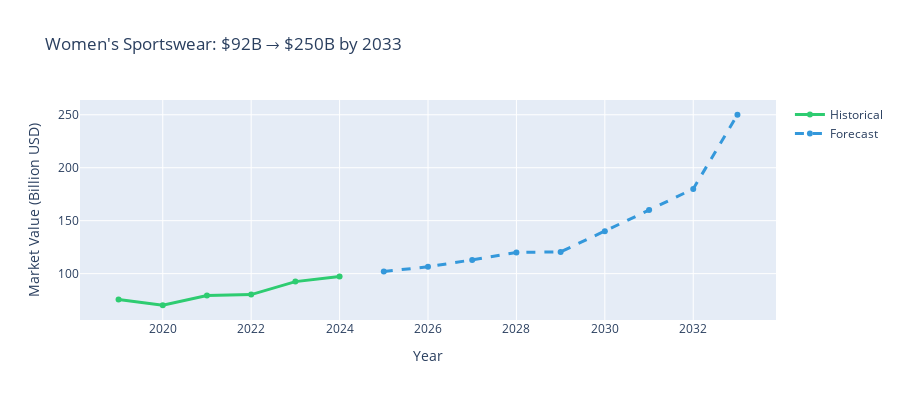

The notebook cell this image was saved under:
### Code cell
# Chart 2: Market growth projection
fig2 = go.Figure()

historical = market[market['segment'] != 'forecast']
forecast = market[market['segment'] == 'forecast']

fig2.add_trace(go.Scatter(
    x=historical['year'],
    y=historical['market_value_billion_usd'],
    name='Historical',
    mode='lines+markers',
    line=dict(color='#2ecc71', width=3)
))

fig2.add_trace(go.Scatter(
    x=forecast['year'],
    y=forecast['market_value_billion_usd'],
    name='Forecast',
    mode='lines+markers',
    line=dict(color='#3498db', width=3, dash='dash')
))

fig2.update_layout(
    title="Women's Sportswear: $92B → $250B by 2033",
    xaxis_title="Year",
    yaxis_title="Market Value (Billion USD)",
    height=400
)

fig2.show()

### Figure 1 — Plotly figure (JSON) as saved in the notebook; plotly's stock layout.template omitted (floating-point values rounded to 4 significant figures)
{"data": [{"line": {"color": "#2ecc71", "width": 3}, "mode": "lines+markers", "name": "Historical", "type": "scatter", "x": [2019, 2020, 2021, 2022, 2023, 2024], "y": [75.64, 70.17, 79.43, 80.22, 92.48, 97.32]}, {"line": {"color": "#3498db", "dash": "dash", "width": 3}, "mode": "lines+markers", "name": "Forecast", "type": "scatter", "x": [2025, 2026, 2027, 2028, 2029, 2030, 2031, 2032, 2033], "y": [102.0, 106.5, 113, 120, 120.5, 140, 160, 180, 250]}], "layout": {"height": 400, "title": {"text": "Women's Sportswear: $92B → $250B by 2033"}, "xaxis": {"title": {"text": "Year"}}, "yaxis": {"title": {"text": "Market Value (Billion USD)"}}}}
